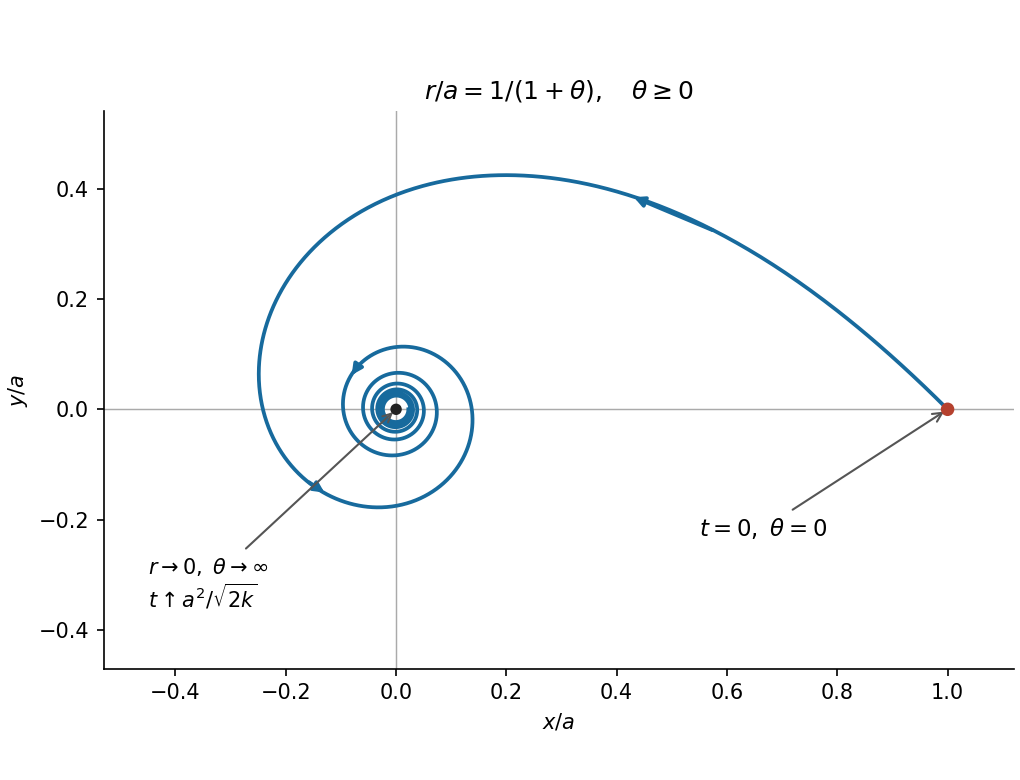

Write the Python code that produced this figure.
"""Original figure; run from the mirrored _media directory. Python 3.14."""
from pathlib import Path
import matplotlib
matplotlib.use('Agg')
import matplotlib.pyplot as plt
import numpy as np


def main():
    theta = np.linspace(0, 14 * np.pi, 6000)
    radius = 1 / (1 + theta)
    x, y = radius * np.cos(theta), radius * np.sin(theta)
    fig, ax = plt.subplots(figsize=(6.8, 5.2), facecolor='white', layout='constrained')
    ax.set_facecolor('white')
    ax.plot(x, y, color='#176a9d', lw=1.8)
    for angle in (0.5, 3.8, 8.6):
        i = np.searchsorted(theta, angle)
        j = min(i + 32, len(theta) - 1)
        ax.annotate('', xy=(x[j], y[j]), xytext=(x[i], y[i]),
                    arrowprops={'arrowstyle': '-|>', 'color': '#176a9d', 'lw': 1.8})
    ax.scatter([1, 0], [0, 0], color=['#b5412e', '#222222'], s=[30, 20], zorder=4)
    ax.annotate(r'$t=0,\ \theta=0$', (1, 0), xytext=(0.55, -0.23),
                arrowprops={'arrowstyle': '->', 'color': '#555555'}, fontsize=11)
    ax.annotate(r'$r\to 0,\ \theta\to\infty$' + '\n' + r'$t\uparrow a^2/\sqrt{2k}$',
                (0, 0), xytext=(-0.45, -0.36),
                arrowprops={'arrowstyle': '->', 'color': '#555555'}, fontsize=10)
    ax.axhline(0, color='#aaaaaa', lw=0.7, zorder=0)
    ax.axvline(0, color='#aaaaaa', lw=0.7, zorder=0)
    ax.set(xlim=(-0.53, 1.12), ylim=(-0.47, 0.54), aspect='equal',
           xlabel=r'$x/a$', ylabel=r'$y/a$', title=r'$r/a=1/(1+\theta),\quad\theta\geq0$')
    ax.spines[['top', 'right']].set_visible(False)
    fig.savefig(Path('mathematics-iv-q2-orbit.png'), dpi=150, facecolor='white', transparent=False)
    plt.close(fig)


if __name__ == '__main__':
    main()
